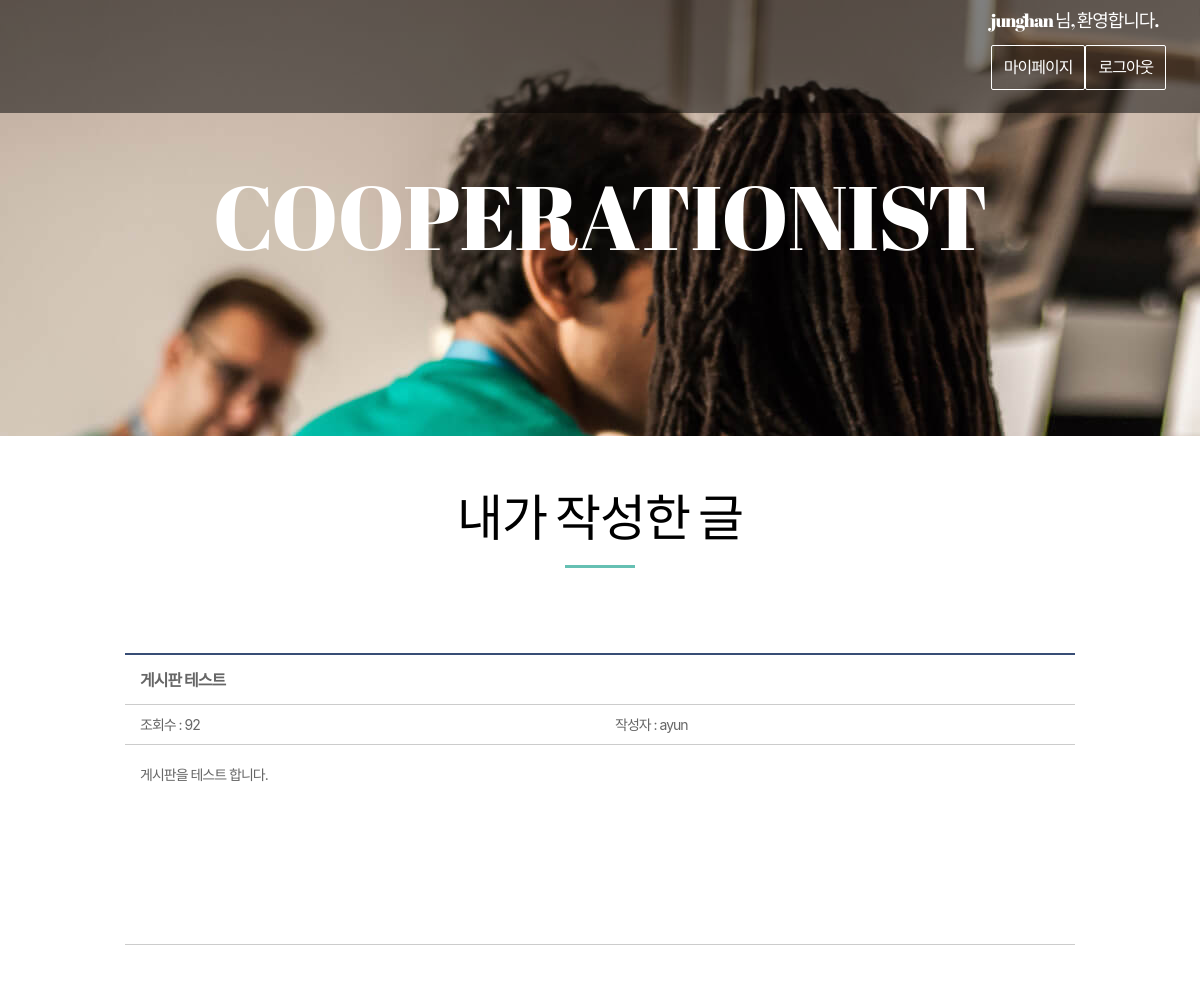
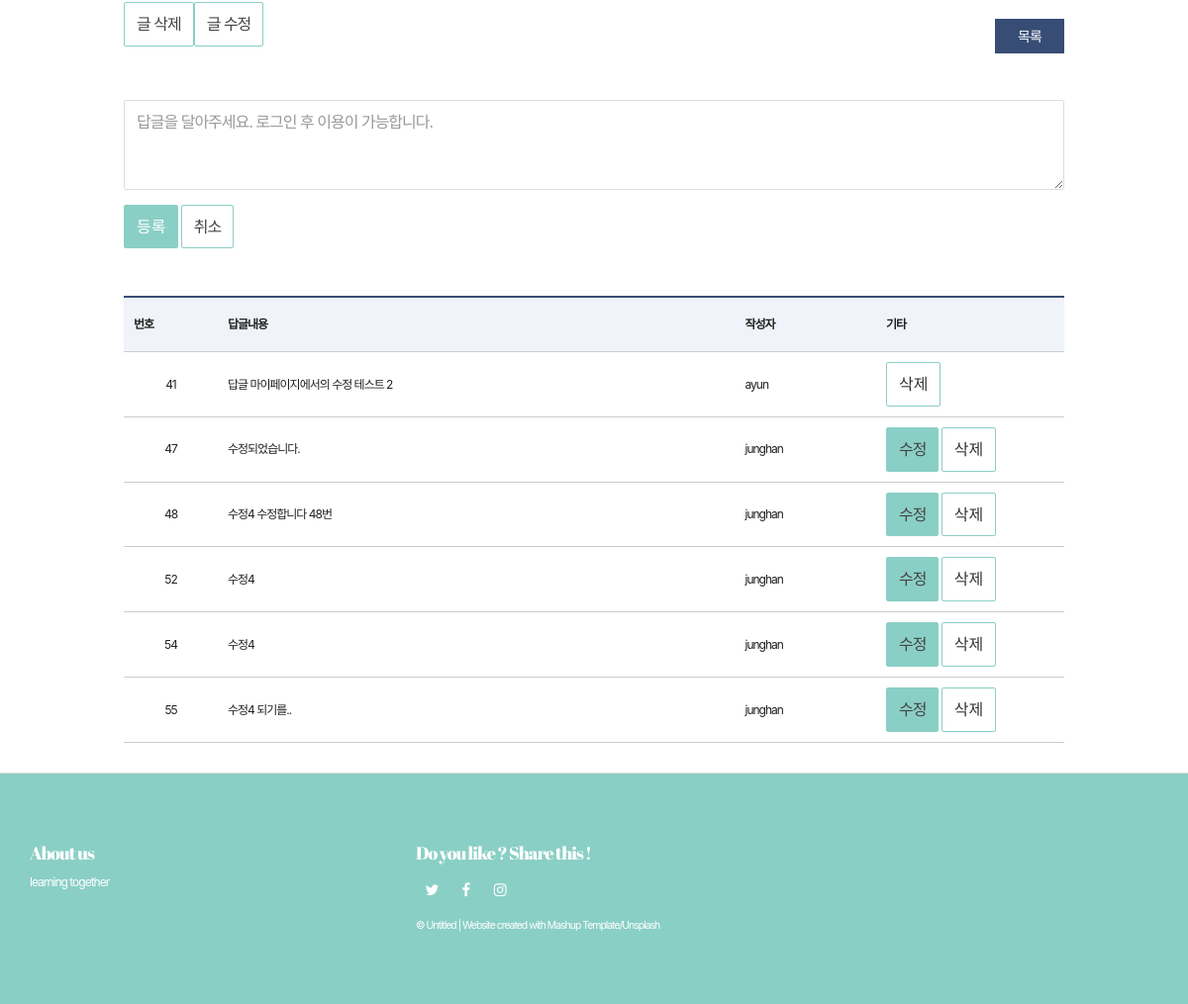
The page /myWriting/myArticle/?id=3 (signed in) on the database its author committed (2 pictures, top to bottom).
### web01/models.py (models this page shows)
class Content(models.Model):
    objects = models.Manager()
    title = models.CharField(max_length=105)
    context = models.CharField(max_length=225)
    cnt = models.IntegerField(default=0)
    userId = models.ForeignKey(User, on_delete=models.CASCADE)

class User(models.Model):
    objects = models.Manager()
    user_id = models.CharField(max_length=50)
    password = models.CharField(max_length=50)

class Reply(models.Model):
    objects = models.Manager()
    user = models.CharField(max_length=50)
    replyCon = models.CharField(max_length=200)
    originalCon = models.ForeignKey(Content, on_delete=models.CASCADE)

### web01/views.py (the view)
# urls.py: re_path(r'myArticle/$', views.myArticle, name="myArticle"),
def myArticle(request):
    get_id = request.GET['id']
    content = Content.objects.get(id = get_id)
    replies = Reply.objects.filter(originalCon=content)
    get_user = request.session['user']
    return render(request,"web01/myArticle.html",{'content':content,'replies':replies, 'user':get_user})

### web01/templates/web01/myArticle.html (shortened to what this page needs)
{% extends 'web01/base.html' %}
{% block content %}
    <br><br>
        <div class="section-container-spacer">
            <h2 class="text-center">내가 작성한 글</h2>
        </div>
    <form action="" method="GET"> {% csrf_token %}
    <div class="bodytext_area box_inner">
        <ul class="bbsview_list">
            <li class="bbs_title"> {{ content.title }} </li>
            <li class="bbs_date">조회수 : <span>{{content.cnt}}</span></li>
            <li class="bbs_date">작성자 : <span>{{content.userId.user_id}}</span></li>
            <li class="bbs_content">
                <div class="editer_content">
                    {{ content.context }}
                </div>
            </li>
        </ul>
        <a href="./deleteList/?id={{content.id}}" class="btn btn-default navbar-btn ch" >글 삭제</a>
        <a href="./updateList/?id={{content.id}}" class="btn btn-default navbar-btn ch" >글 수정</a>
        <p class="btn_line txt_right">
            <a href="{% url 'myWriting' %}" class="btn_bbs">목록</a>
        </p>
    </form>
        <br>
        <form action="./myCreateReply/" method="POST">
            <div class="form-group">
                <textarea id="Text" class="form-control" rows="3" name="context" placeholder="답글을 달아주세요. 로그인 후 이용이 가능합니다."></textarea>
            </div>
            <button type="submit" class="btn btn-primary">등록</button>
            <a href="./moreView/?id={{content.id}}" class="btn btn-default">취소</a>
        </form>
        <table class="bbsListTbl">
        <br><br><br>
            <thead>
                <tr>
                    <th scope="col">번호</th>
                    <th scope="col">답글내용</th>
                    <th scope="col">작성자</th>
                    <th scope="col">기타</th>
                </tr>
            </thead>
            <tbody>
                {% for reply in replies %}
                <form action="./myDeleteReply/" method="POST">
                    <div name='content'>
                        <tr id = "showHide">
                            <td>{{ reply.id }}</td>
                            <td class="tit_notice">{{reply.replyCon}}</a> </td>
                            <td class="tit_notice">{{reply.user}}</td>
                            <td class="tit_notice" >
                                {% if user == reply.user %}
                                <a href="#" onclick="modify('{{reply.id}}','{{reply.replyCon}}')" class="btn btn-primary">수정</a>
                                {% endif %}
                                <button type="submit" class="btn btn-default">삭제</button>
                            </td>
                        </tr>
                    </div>
                </form>
                {% endfor %}
            </tbody>
        </table>
{% endblock %}

### static/css/common.css (style rules this page uses)
html, body, div, span, applet, object, iframe, h1, h2, h3, h4, h5, h6, p, blockquote, pre, a, abbr, acronym, address, big, cite, code, del, dfn, em, img, ins, kbd, q, s, samp, small, strike, strong, sub, sup, tt, var, b, u, i, center, dl, dt, dd, ol, ul, li, fieldset, form, label, legend,button, table, caption, tbody, tfoot, thead, tr, th, td, article, aside, canvas, details, embed, figure, figcaption, footer, header, hgroup, menu, nav, output, ruby, section, summary, time, mark, audio, video { margin:0; padding:0; }
h1, h2, h3, h4, h5, h6 { font-weight:normal; font-size:inherit; }
body { line-height:1; }
img, fieldset, a { border:none; }
table, thead, tbody, tfoot { border-collapse:collapse; border-spacing:0; border:0 none; }
ul, ol, li { list-style:none; }
input, select, textarea, button, form img, label { vertical-align:middle; }
a { text-decoration:none; }
a:link { color:#444; }
textarea { -webkit-appearance:none; box-sizing:border-box; padding:10px; border:1px solid #ccc; font-size:15px; }
html { height:100%; }
body { height:100%; font-family:'Malgun Gothic','맑은 고딕',sans-serif; font-size:16px; letter-spacing:-1px; color:#444; white-space:normal; word-wrap:break-word; }
input, select, textarea { box-sizing:border-box; font-size:15px; font-family:'Malgun Gothic','맑은 고딕',sans-serif; letter-spacing:-1px; color:#444; -webkit-appearance:none; }
textarea { box-sizing:border-box; padding:10px; border:1px solid #ccc; }
input, textarea { -webkit-appearance:none; border-radius:0; }
* { -webkit-text-size-adjust:none; }
.btn_line { text-align:center; font-size:0; }
.btn_line a { margin-left:10px; }
.btn_line a:first-child { margin-left:0; }
.btn_bbs { display:inline-block; width:70px; text-align:center; height:35px; font-size:14px; line-height:35px; vertical-align:middle; background:#384d75; color:#fff !important; }
.box_inner { width:1050px; margin:0 auto; }
.bodytext_area { box-sizing:border-box; padding:55px 50px 0; }
.bbsListTbl { width:100%; border-top:2px solid #384d75; }
.bbsListTbl th, .bbsListTbl td { padding:10px; box-sizing:border-box; height:55px; }
.bbsListTbl th { border-bottom:1px solid #ccc; background:#f0f3fa; }
.bbsListTbl td { text-align:center; line-height:1.3; border-bottom:1px solid #ccc; }
.bbsListTbl td.tit_notice { text-align:left; }
.bbsListTbl td:nth-child(1) { width:10%; }
.bbsListTbl td:nth-child(2) { width:55%; }
.bbsListTbl td:nth-child(3) { width:15%; }
.bbsListTbl td:nth-child(4) { width:20%; }
.bbsview_list { padding-bottom:30px; border-top:2px solid #384d75; }
.bbsview_list li { box-sizing:border-box; padding:0 15px; border-bottom:1px solid #ccc; font-size:14px; color:#666; }
.bbsview_list li.bbs_title { width:100%; overflow:hidden; white-space:nowrap; text-overflow:ellipsis; height:50px; line-height:50px; font-weight:bold; font-size:16px; }
.bbsview_list li.bbs_date { height:40px; line-height:40px; float:left; width:50%; }
.bbsview_list li.bbs_content { clear:both; min-height:200px; padding:20px 15px; }
.bbsview_list li.bbs_content .editer_content { line-height:1.4; }
.btn_line { padding:20px 0; }

### static/css/layout_base.css (style rules this page uses)
.txt_right { text-align:right !important; }

### web01/templates/web01/base.html (style rules this page uses)
body, button, input, select, table, textarea { font-size: 12px; line-height: 16px; color: #202020; font-family: -apple-system,BlinkMacSystemFont,"Malgun Gothic","맑은 고딕",helvetica,"Apple SD Gothic Neo",sans-serif; }

### rows shown on the page
Content: title "게시판 테스트", cnt "92", userId.user_id "ayun", context "게시판을 테스트 합니다."
Reply: id "41", replyCon "답글 마이페이지에서의 수정 테스트 2", user "ayun"
Reply: id "47", replyCon "수정되었습니다.", user "junghan"
Reply: id "48", replyCon "수정4 수정합니다 48번", user "junghan"
Reply: id "52", replyCon "수정4", user "junghan"
Reply: id "54", replyCon "수정4", user "junghan"
Reply: id "55", replyCon "수정4 되기를..", user "junghan"

### other values the page prints
{{ request.session.user }} "junghan"
